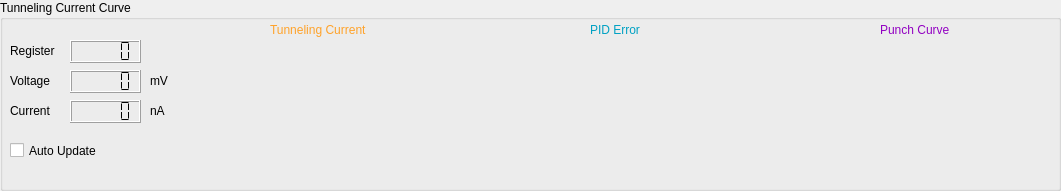
   <widget class="QGroupBox" name="groupBox">
    <property name="geometry">
     <rect>
      <x>10</x>
      <y>430</y>
      <width>1061</width>
      <height>191</height>
     </rect>
    </property>
    <property name="title">
     <string>Tunneling Current Curve </string>
    </property>
    <widget class="QLCDNumber" name="lcdNumber_curve_resister">
     <property name="geometry">
      <rect>
       <x>70</x>
       <y>40</y>
       <width>71</width>
       <height>23</height>
      </rect>
     </property>
     <property name="smallDecimalPoint">
      <bool>false</bool>
     </property>
     <property name="segmentStyle">
      <enum>QLCDNumber::Flat</enum>
     </property>
     <property name="value" stdset="0">
      <double>0.000000000000000</double>
     </property>
     <property name="intValue" stdset="0">
      <number>0</number>
     </property>
    </widget>
    <widget class="QLCDNumber" name="lcdNumber_curve_voltage">
     <property name="geometry">
      <rect>
       <x>70</x>
       <y>70</y>
       <width>71</width>
       <height>23</height>
      </rect>
     </property>
     <property name="segmentStyle">
      <enum>QLCDNumber::Flat</enum>
     </property>
    </widget>
    <widget class="QLabel" name="label">
     <property name="geometry">
      <rect>
       <x>10</x>
       <y>40</y>
       <width>71</width>
       <height>21</height>
      </rect>
     </property>
     <property name="text">
      <string>Register</string>
     </property>
    </widget>
    <widget class="QLabel" name="label_2">
     <property name="geometry">
      <rect>
       <x>10</x>
       <y>70</y>
       <width>71</width>
       <height>21</height>
      </rect>
     </property>
     <property name="text">
      <string>Voltage</string>
     </property>
    </widget>
    <widget class="QLabel" name="label_3">
     <property name="geometry">
      <rect>
       <x>10</x>
       <y>100</y>
       <width>71</width>
       <height>21</height>
      </rect>
     </property>
     <property name="text">
      <string>Current</string>
     </property>
    </widget>
    <widget class="QLCDNumber" name="lcdNumber_curve_current">
     <property name="geometry">
      <rect>
       <x>70</x>
       <y>100</y>
       <width>71</width>
       <height>23</height>
      </rect>
     </property>
     <property name="segmentStyle">
      <enum>QLCDNumber::Flat</enum>
     </property>
    </widget>
    <widget class="QCheckBox" name="checkBox_curve">
     <property name="geometry">
      <rect>
       <x>10</x>
       <y>140</y>
       <width>161</width>
       <height>21</height>
      </rect>
     </property>
     <property name="text">
      <string>Auto Update</string>
     </property>
    </widget>
    <widget class="QLabel" name="label_51">
     <property name="geometry">
      <rect>
       <x>150</x>
       <y>70</y>
       <width>31</width>
       <height>21</height>
      </rect>
     </property>
     <property name="text">
      <string>mV</string>
     </property>
    </widget>
    <widget class="QLabel" name="label_52">
     <property name="geometry">
      <rect>
       <x>150</x>
       <y>100</y>
       <width>31</width>
       <height>21</height>
      </rect>
     </property>
     <property name="text">
      <string>nA</string>
     </property>
    </widget>
    <widget class="PlotWidget" name="graphWidget" native="true">
     <property name="geometry">
      <rect>
       <x>190</x>
       <y>40</y>
       <width>271</width>
       <height>141</height>
      </rect>
     </property>
    </widget>
    <widget class="PlotWidget" name="graphWidget_2" native="true">
     <property name="geometry">
      <rect>
       <x>480</x>
       <y>40</y>
       <width>271</width>
       <height>141</height>
      </rect>
     </property>
    </widget>
    <widget class="QLabel" name="label_29">
     <property name="geometry">
      <rect>
       <x>270</x>
       <y>20</y>
       <width>111</width>
       <height>20</height>
      </rect>
     </property>
     <property name="text">
      <string>&lt;html&gt;&lt;head/&gt;&lt;body&gt;&lt;p&gt;&lt;span style=&quot; color:#ffa229;&quot;&gt;Tunneling Current&lt;/span&gt;&lt;/p&gt;&lt;/body&gt;&lt;/html&gt;</string>
     </property>
    </widget>
    <widget class="QLabel" name="label_30">
     <property name="geometry">
      <rect>
       <x>590</x>
       <y>20</y>
       <width>71</width>
       <height>21</height>
      </rect>
     </property>
     <property name="text">
      <string>&lt;html&gt;&lt;head/&gt;&lt;body&gt;&lt;p&gt;&lt;span style=&quot; color:#00a1c3;&quot;&gt;PID Error&lt;/span&gt;&lt;/p&gt;&lt;/body&gt;&lt;/html&gt;</string>
     </property>
    </widget>
    <widget class="PlotWidget" name="graphWidget_3" native="true">
     <property name="geometry">
      <rect>
       <x>770</x>
       <y>40</y>
       <width>271</width>
       <height>141</height>
      </rect>
     </property>
    </widget>
    <widget class="QLabel" name="label_33">
     <property name="geometry">
      <rect>
       <x>880</x>
       <y>20</y>
       <width>81</width>
       <height>21</height>
      </rect>
     </property>
     <property name="text">
      <string>&lt;html&gt;&lt;head/&gt;&lt;body&gt;&lt;p&gt;&lt;span style=&quot; color:#9201c2;&quot;&gt;Punch Curve&lt;/span&gt;&lt;/p&gt;&lt;/body&gt;&lt;/html&gt;</string>
     </property>
    </widget>
   </widget>
